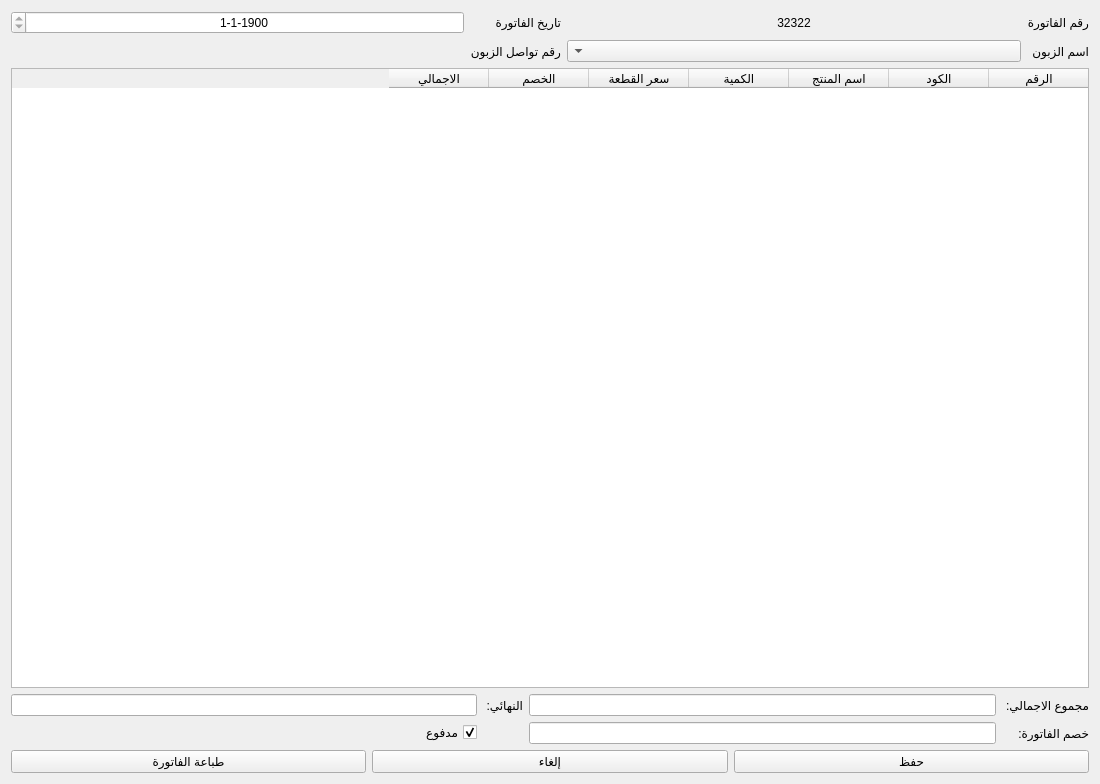
<?xml version="1.0" encoding="UTF-8"?>
<ui version="4.0">
 <class>Form</class>
 <widget class="QWidget" name="Form">
  <property name="geometry">
   <rect>
    <x>0</x>
    <y>0</y>
    <width>1100</width>
    <height>784</height>
   </rect>
  </property>
  <property name="windowTitle">
   <string>فاتورة مبيع</string>
  </property>
  <property name="layoutDirection">
   <enum>Qt::RightToLeft</enum>
  </property>
  <layout class="QVBoxLayout" name="verticalLayout">
   <item>
    <layout class="QVBoxLayout" name="verticalLayout_11">
     <item>
      <layout class="QGridLayout" name="gridLayout_4">
       <item row="0" column="0">
        <widget class="QLabel" name="label_20">
         <property name="text">
          <string>رقم الفاتورة</string>
         </property>
        </widget>
       </item>
       <item row="0" column="2">
        <widget class="QLabel" name="label_21">
         <property name="text">
          <string>تاريخ الفاتورة</string>
         </property>
        </widget>
       </item>
       <item row="1" column="0">
        <widget class="QLabel" name="label_22">
         <property name="text">
          <string>اسم الزبون</string>
         </property>
        </widget>
       </item>
       <item row="1" column="1">
        <widget class="QComboBox" name="c_name"/>
       </item>
       <item row="1" column="2">
        <widget class="QLabel" name="label_23">
         <property name="text">
          <string>رقم تواصل الزبون</string>
         </property>
        </widget>
       </item>
       <item row="0" column="1">
        <widget class="QLabel" name="bill_code">
         <property name="sizePolicy">
          <sizepolicy hsizetype="Expanding" vsizetype="Preferred">
           <horstretch>0</horstretch>
           <verstretch>0</verstretch>
          </sizepolicy>
         </property>
         <property name="text">
          <string>32322</string>
         </property>
         <property name="alignment">
          <set>Qt::AlignCenter</set>
         </property>
        </widget>
       </item>
       <item row="0" column="3">
        <widget class="QDateEdit" name="b_date">
         <property name="enabled">
          <bool>true</bool>
         </property>
         <property name="alignment">
          <set>Qt::AlignCenter</set>
         </property>
         <property name="readOnly">
          <bool>true</bool>
         </property>
         <property name="minimumDateTime">
          <datetime>
           <hour>0</hour>
           <minute>0</minute>
           <second>0</second>
           <year>1900</year>
           <month>1</month>
           <day>1</day>
          </datetime>
         </property>
         <property name="currentSection">
          <enum>QDateTimeEdit::DaySection</enum>
         </property>
         <property name="displayFormat">
          <string>yyyy-M-d</string>
         </property>
         <property name="date">
          <date>
           <year>1900</year>
           <month>1</month>
           <day>1</day>
          </date>
         </property>
        </widget>
       </item>
       <item row="1" column="3">
        <widget class="QLabel" name="c_phone">
         <property name="sizePolicy">
          <sizepolicy hsizetype="Expanding" vsizetype="Preferred">
           <horstretch>0</horstretch>
           <verstretch>0</verstretch>
          </sizepolicy>
         </property>
         <property name="text">
          <string/>
         </property>
         <property name="alignment">
          <set>Qt::AlignCenter</set>
         </property>
        </widget>
       </item>
      </layout>
     </item>
     <item>
      <widget class="QTableWidget" name="bs_table">
       <property name="selectionMode">
        <enum>QAbstractItemView::SingleSelection</enum>
       </property>
       <property name="selectionBehavior">
        <enum>QAbstractItemView::SelectItems</enum>
       </property>
       <attribute name="verticalHeaderVisible">
        <bool>false</bool>
       </attribute>
       <column>
        <property name="text">
         <string>الرقم</string>
        </property>
       </column>
       <column>
        <property name="text">
         <string>الكود</string>
        </property>
       </column>
       <column>
        <property name="text">
         <string>اسم المنتج</string>
        </property>
       </column>
       <column>
        <property name="text">
         <string>الكمية</string>
        </property>
       </column>
       <column>
        <property name="text">
         <string>سعر القطعة</string>
        </property>
       </column>
       <column>
        <property name="text">
         <string>الخصم</string>
        </property>
       </column>
       <column>
        <property name="text">
         <string>الاجمالي</string>
        </property>
       </column>
      </widget>
     </item>
     <item>
      <layout class="QGridLayout" name="gridLayout_5">
       <item row="0" column="1">
        <widget class="QLineEdit" name="lineEdit_16">
         <property name="alignment">
          <set>Qt::AlignCenter</set>
         </property>
        </widget>
       </item>
       <item row="0" column="0">
        <widget class="QLabel" name="label_24">
         <property name="text">
          <string>مجموع الاجمالي: </string>
         </property>
        </widget>
       </item>
       <item row="1" column="1">
        <widget class="QLineEdit" name="lineEdit_17">
         <property name="alignment">
          <set>Qt::AlignCenter</set>
         </property>
        </widget>
       </item>
       <item row="0" column="2">
        <widget class="QLabel" name="label_25">
         <property name="text">
          <string>النهائي: </string>
         </property>
        </widget>
       </item>
       <item row="0" column="3">
        <widget class="QLineEdit" name="lineEdit_18">
         <property name="alignment">
          <set>Qt::AlignCenter</set>
         </property>
        </widget>
       </item>
       <item row="1" column="3">
        <widget class="QCheckBox" name="checkBox_3">
         <property name="text">
          <string>مدفوع</string>
         </property>
         <property name="checked">
          <bool>true</bool>
         </property>
         <property name="tristate">
          <bool>false</bool>
         </property>
        </widget>
       </item>
       <item row="1" column="0">
        <widget class="QLabel" name="label_26">
         <property name="text">
          <string>خصم الفاتورة:</string>
         </property>
        </widget>
       </item>
      </layout>
     </item>
     <item>
      <layout class="QHBoxLayout" name="horizontalLayout_9">
       <item>
        <widget class="QPushButton" name="pushButton_6">
         <property name="text">
          <string>حفظ</string>
         </property>
        </widget>
       </item>
       <item>
        <widget class="QPushButton" name="pushButton_4">
         <property name="text">
          <string>إلغاء</string>
         </property>
        </widget>
       </item>
       <item>
        <widget class="QPushButton" name="pushButton_16">
         <property name="text">
          <string>طباعة الفاتورة</string>
         </property>
        </widget>
       </item>
      </layout>
     </item>
    </layout>
   </item>
  </layout>
 </widget>
 <resources/>
 <connections/>
</ui>
